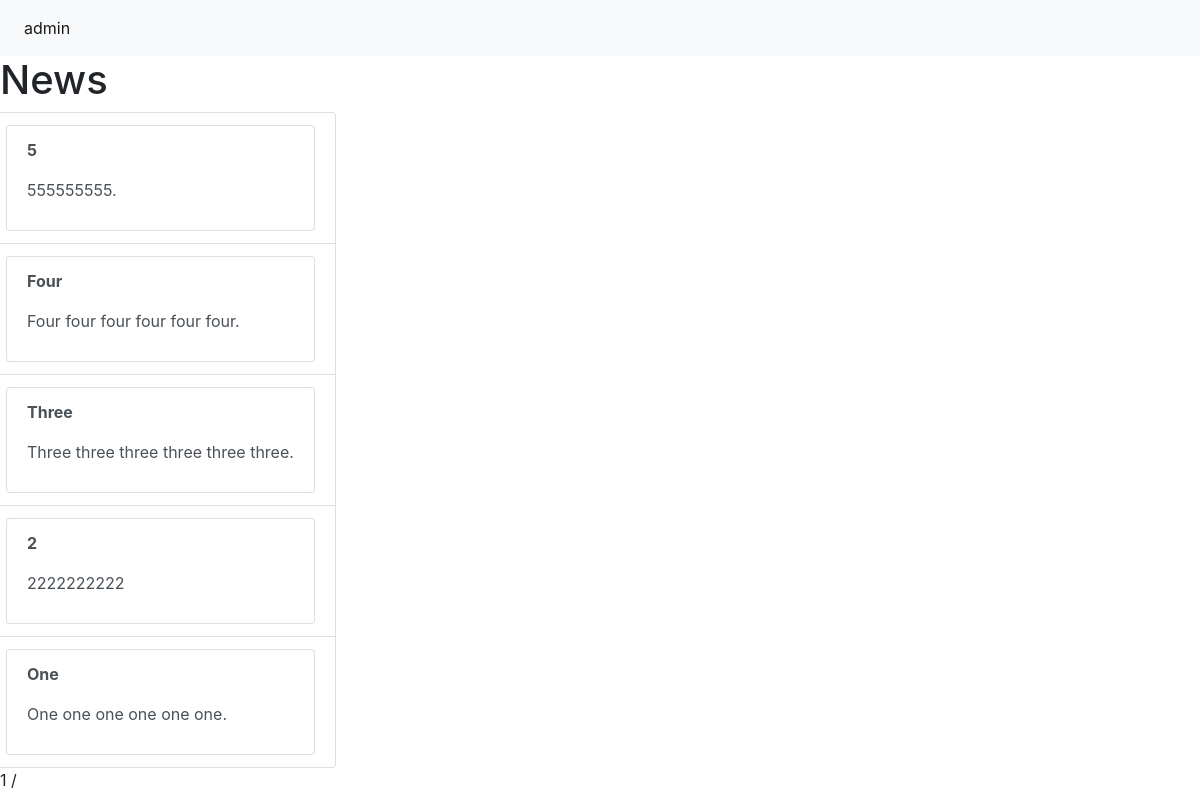
The app's page /, older data.
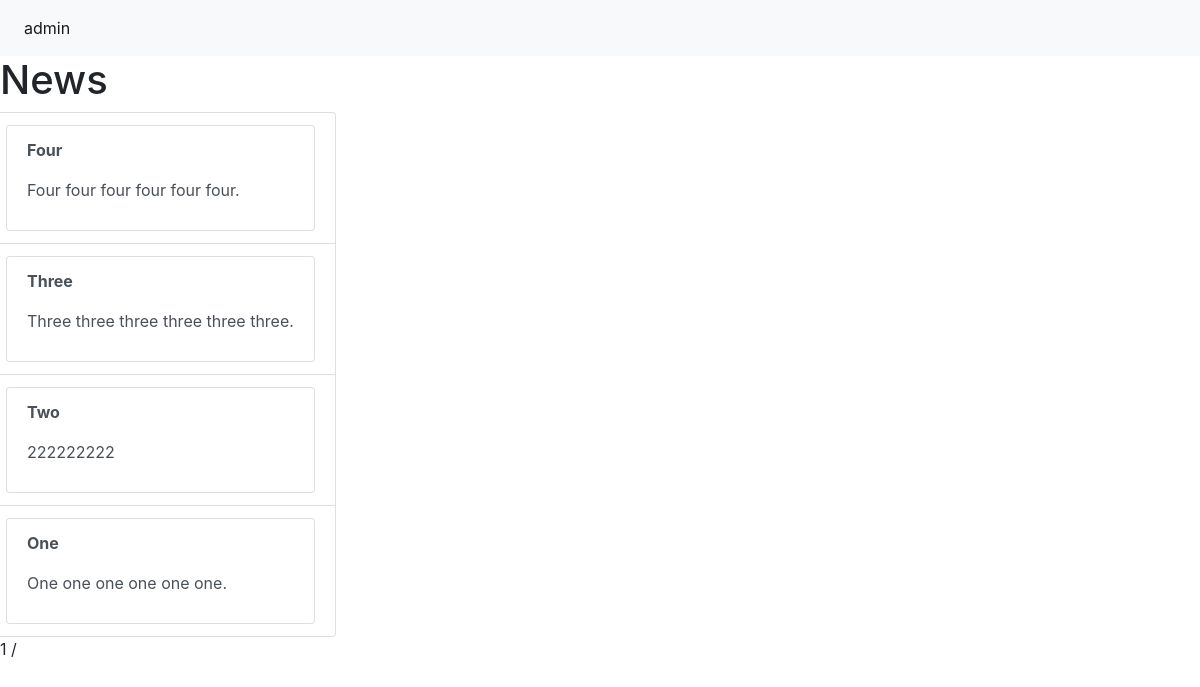
The same page, newer data.
### news/models.py (models this page shows, shortened)
class Post(models.Model):
    title = models.CharField(max_length=120)
    description = models.TextField(default='description')
    tag = models.ManyToManyField('Tag')
    image = models.FileField(null=True, blank=False)
    content = models.TextField()
    visible = models.BooleanField(default=1)
    updated = models.DateTimeField(auto_now=True, auto_now_add=False)
    timestamp = models.DateTimeField(auto_now=False, auto_now_add=True)
    def get_absolute_url(self):
        return "/%s/" % (self.id)
    class Meta:
        ordering = ["-id", "-timestamp"]

### news/views.py (the view)
# urls.py: 2. Add a URL to urlpatterns:  path('', views.home, name='home')
def home(request, tag_slug=None):
    post_list = Post.objects.filter(visible='1')
    if tag_slug:
        tag = get_object_or_404(Tag, slug=tag_slug)
        post_list = post_list.filter(tags__in=[tag])
    paginator = Paginator(post_list, 10)
    page = request.GET.get('page')
    posts = paginator.get_page(page)
    context = {
        "posts": posts,
        "title": "Main page",
        "desc": "main description",
        "key": "keywords",
    }
    return render(request, "partial/home.html", context)

### templates/partial/home.html (shortened to what this page needs)
{% extends 'news.html' %}
{% block body %}
  <h1>News</h1>
  {% if not posts %}
  <b>no pages found</b>
  {% else %}
  <div class="row">
  	 <div class="col-md-">
  	<ul  class="list-group">
    {% for obj in posts %}
    <li class="list-group-item"><a href="{{ obj.get_absolute_url }}" class="list-group-item list-group-item-action">
    	<p class="list-group-item-heading"><b>{{ obj.title }}</b>
    	<p class="list-group-item-text">{{ obj.description|truncatechars:70 }}
    	</p>
    </a>
	</li>
    {% endfor %}
    </ul>
    </div>
  </div>
  {% endif %}
  <span>{{ posts.number }} / {{ posts.num_pages }}</span>
{% endblock %}

### templates/news.html (shortened to what this page needs)
<!doctype html>
<html lang="en">
  <head>
    <link rel="stylesheet" href="https://stackpath.bootstrapcdn.com/bootstrap/4.3.1/css/bootstrap.min.css">
</head>
<body>
    <nav class="navbar navbar-expand-lg navbar-light bg-light">
  <div class="collapse navbar-collapse" id="navbarNav">
    <ul class="navbar-nav">
      <li class="nav-item active">
        <a class="nav-link" href="/admin">admin <span class="sr-only">(current)</span></a>
      </li>
    </ul>
  </div>
</nav>
  {% block body %}
  {% endblock %}
</body>
</html>

Row changes from the older to the newer data that the page shows:
removed Post: title "5", description "555555555."
removed Post: title "2", description "2222222222"
added Post: title "Two", description "222222222"
